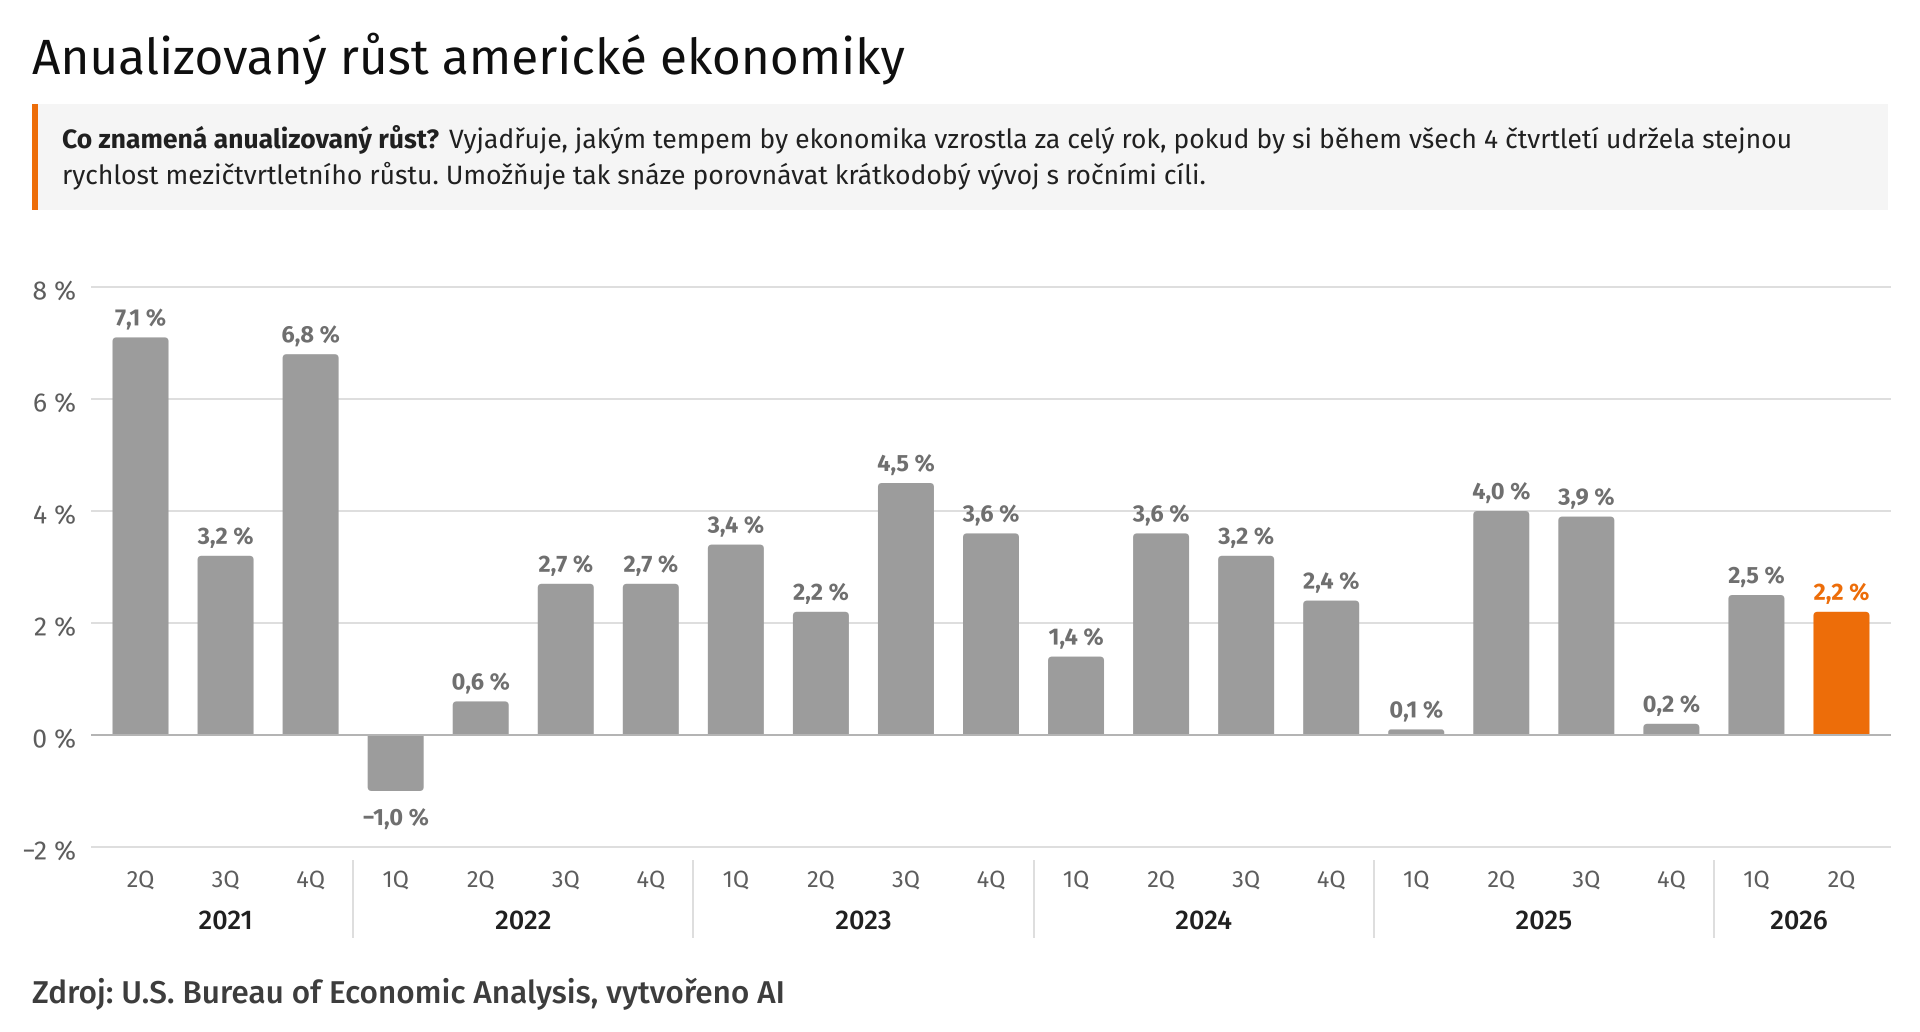

The script that drew this image:
"""Anualizovaný růst americké ekonomiky (2Q 2021 – 2Q 2026) – styl ZFP akademie.

Data: U.S. Bureau of Economic Analysis přes FRED – reálný HDP, anualizovaná mezičtvrtletní
změna, sezónně očištěno (A191RL1Q225SBEA). Pro kontrolu je v CSV i meziroční růst
(A191RO1Q156NBEA) – ten zobrazoval podkladový graf, přestože se jmenoval „anualizovaný“.
Styl: nastroje/zfpa_grafy.py (barvy a písmo ZFPA, písma o 2 body větší než v podkladu).
Spouštěj z kořene repozitáře: python3 vystupy/grafy/2026-10-14-hdp-usa-anualizovany-zfpa.py
"""
import csv
import sys

from matplotlib.patches import Rectangle

sys.path.insert(0, "nastroje")
import zfpa_grafy as z  # noqa: E402

ZAKLAD = "vystupy/grafy/2026-10-14-hdp-usa-anualizovany-zfpa"

ctvrtleti, hodnoty = [], []
with open(ZAKLAD + ".csv", encoding="utf-8") as f:
    for r in csv.DictReader(f):
        ctvrtleti.append(r["ctvrtleti"])
        hodnoty.append(float(r["anualizovany_rust_qoq_pct"]))

fig, ax = z.platno()


def text(*args, **kw):
    return z.text(ax, *args, **kw)


# nadpis
text(32, 74, "Anualizovaný růst americké ekonomiky", 44, z.NADPIS, z.REGULAR, va="baseline")

# vysvětlující rámeček: světle šedé pozadí, oranžový pruh vlevo, tučný úvod + text se zalomením
RAM_X, RAM_Y, RAM_W = 32, 104, 1856
UVOD = "Co znamená anualizovaný růst?"
VYSVETLENI = ("Vyjadřuje, jakým tempem by ekonomika vzrostla za celý rok, pokud by si během všech "
              "4 čtvrtletí udržela stejnou rychlost mezičtvrtletního růstu. Umožňuje tak snáze "
              "porovnávat krátkodobý vývoj s ročními cíli.")
RADEK, PISMO_RAM, ODSAZENI = 36, 21, 30
x_text, y_text = RAM_X + ODSAZENI, RAM_Y + 44
t = text(x_text, y_text, UVOD, PISMO_RAM, z.TEXT, z.BOLD, va="baseline", zorder=3)
x = x_text + z.sirka_textu(ax, t) + 10
radky = 1
for slovo in VYSVETLENI.split():
    t = text(x, y_text, slovo, PISMO_RAM, z.TEXT, z.REGULAR, va="baseline", zorder=3)
    sirka = z.sirka_textu(ax, t)
    if x + sirka > RAM_X + RAM_W - ODSAZENI:  # zalomit na další řádek
        y_text += RADEK
        x = x_text
        radky += 1
        t.set_position((x, y_text))
    x += sirka + z.sirka_textu(ax, text(0, -100, "a a", PISMO_RAM, z.TEXT, z.REGULAR)) \
        - 2 * z.sirka_textu(ax, text(0, -100, "a", PISMO_RAM, z.TEXT, z.REGULAR))
RAM_H = 44 + (radky - 1) * RADEK + 26
ax.add_patch(Rectangle((RAM_X, RAM_Y), RAM_W, RAM_H, facecolor=z.POZADI_RAMECKU, edgecolor="none", zorder=1))
ax.add_patch(Rectangle((RAM_X, RAM_Y), 6, RAM_H, facecolor=z.ORANZOVA, edgecolor="none", zorder=2))

# osa y: −2 % až 8 %, krok 2 %
NULA, PX_NA_PROCENTO = 735, 56
LEVA, PRAVA = 92, 1890
for hodnota in range(-2, 9, 2):
    y = NULA - hodnota * PX_NA_PROCENTO
    ax.plot([LEVA, PRAVA], [y, y], color=z.NULOVA_CARA if hodnota == 0 else z.MRIZKA,
            linewidth=2 / z.PT, zorder=3 if hodnota == 0 else 1)
    text(76, y, z.cislo(hodnota, 0), 21, z.OSA, z.REGULAR, ha="right", va="center_baseline")

# sloupce: šedé, poslední čtvrtletí oranžově
ROZTEC = (PRAVA - LEVA - 12) / len(hodnoty)
SIRKA = 56
for i, (q, h) in enumerate(zip(ctvrtleti, hodnoty)):
    posledni = i == len(hodnoty) - 1
    barva = z.ORANZOVA if posledni else z.SEDA
    x = LEVA + 6 + i * ROZTEC + (ROZTEC - SIRKA) / 2
    vyska = h * PX_NA_PROCENTO
    z.sloupec(ax, x, NULA, SIRKA, vyska, barva)
    if h >= 0:
        text(x + SIRKA / 2, NULA - vyska - 12, z.cislo(h), 18, z.ORANZOVA if posledni else z.SEDA_POPISEK,
             z.BOLD, ha="center", va="baseline", zorder=4)
    else:
        text(x + SIRKA / 2, NULA - vyska + 12, z.cislo(h), 18, z.SEDA_POPISEK,
             z.BOLD, ha="center", va="top", zorder=4)

# popisky osy x: čtvrtletí malým písmem pod sloupcem, rok vycentrovaný pod svými čtvrtletími
Y_OSA = NULA + 2 * PX_NA_PROCENTO
roky = {}
for i, q in enumerate(ctvrtleti):
    stred = LEVA + 6 + i * ROZTEC + ROZTEC / 2
    text(stred, Y_OSA + 40, q.split()[0], 18, z.OSA, z.REGULAR, ha="center", va="baseline")
    roky.setdefault(q.split()[1], []).append(stred)
for i, (rok, stredy) in enumerate(roky.items()):
    text(sum(stredy) / len(stredy), Y_OSA + 82, rok, 21.5, z.TEXT, z.MEDIUM, ha="center", va="baseline")
    if i:  # tenká dělicí čára mezi roky
        x = stredy[0] - ROZTEC / 2
        ax.plot([x, x], [Y_OSA + 14, Y_OSA + 90], color=z.MRIZKA, linewidth=2 / z.PT)

# zdroj
text(32, 1003, "Zdroj: U.S. Bureau of Economic Analysis, vytvořeno AI", 26, z.ZDROJ, z.MEDIUM, va="baseline")

z.uloz(fig, ZAKLAD + ".png")
